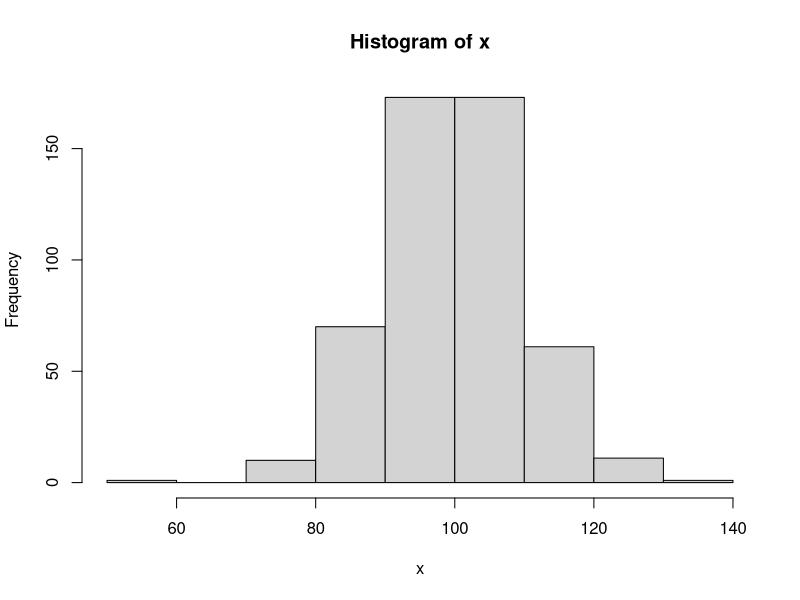
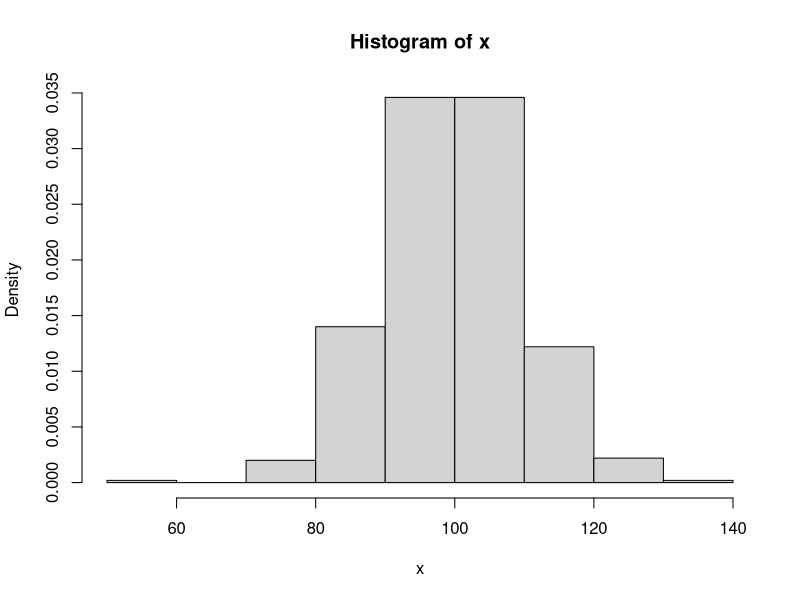
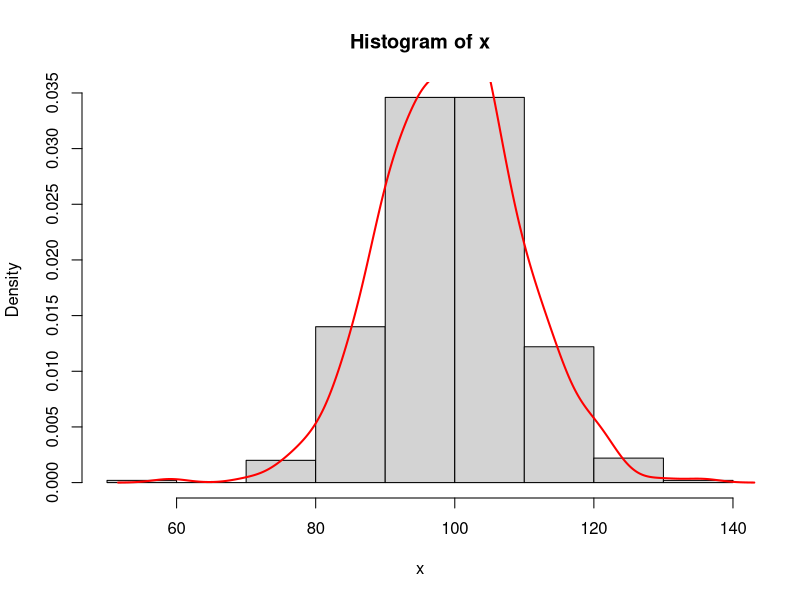
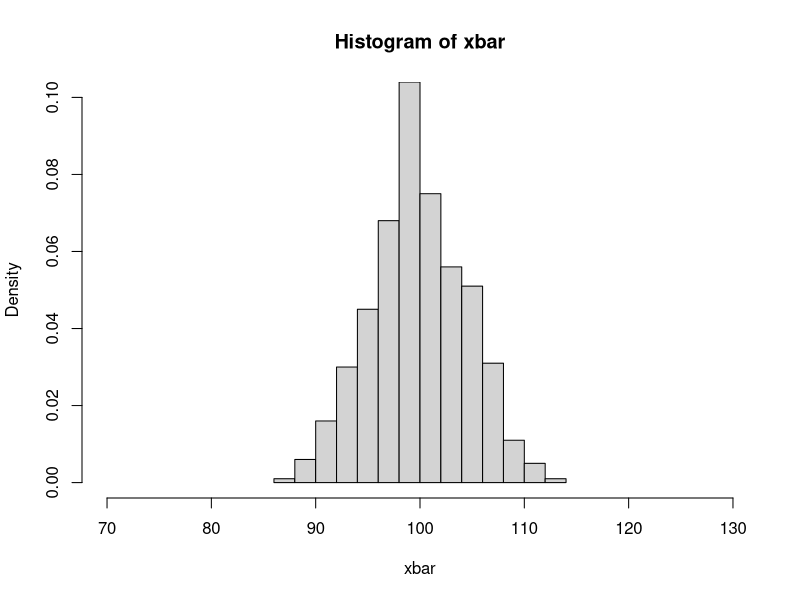
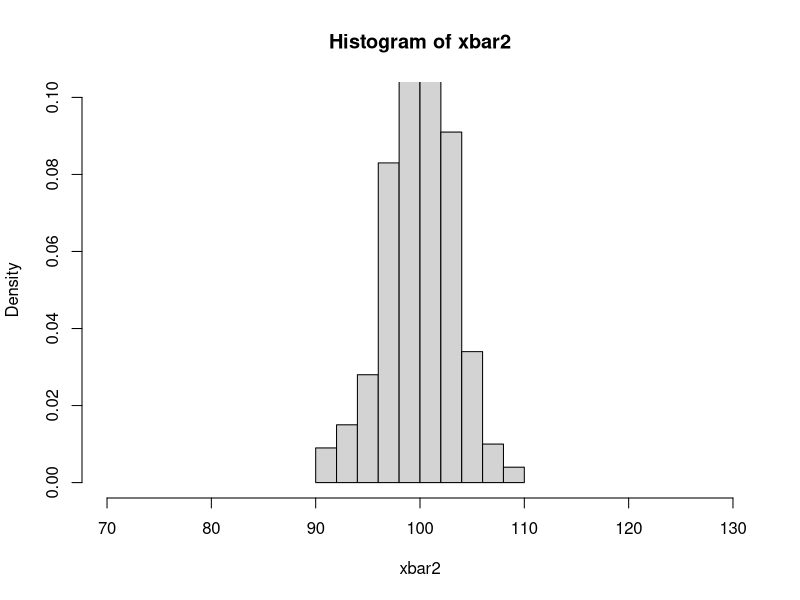
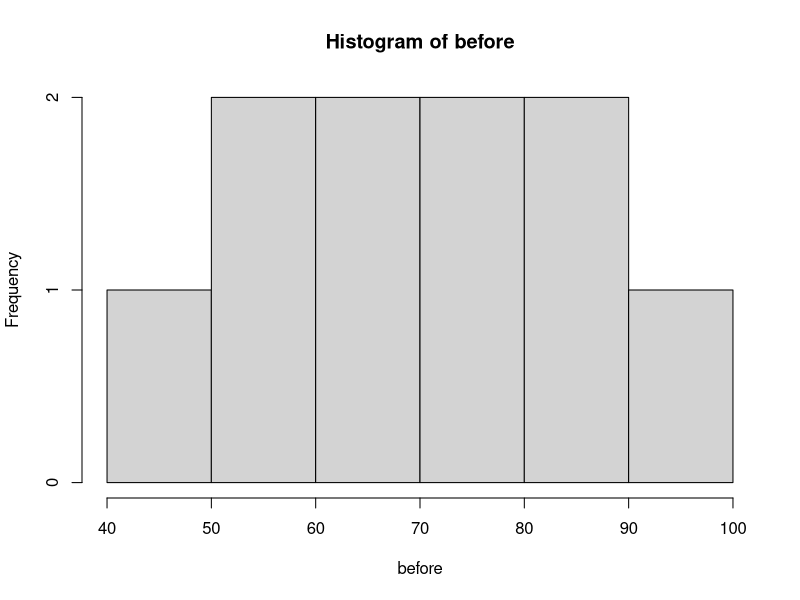
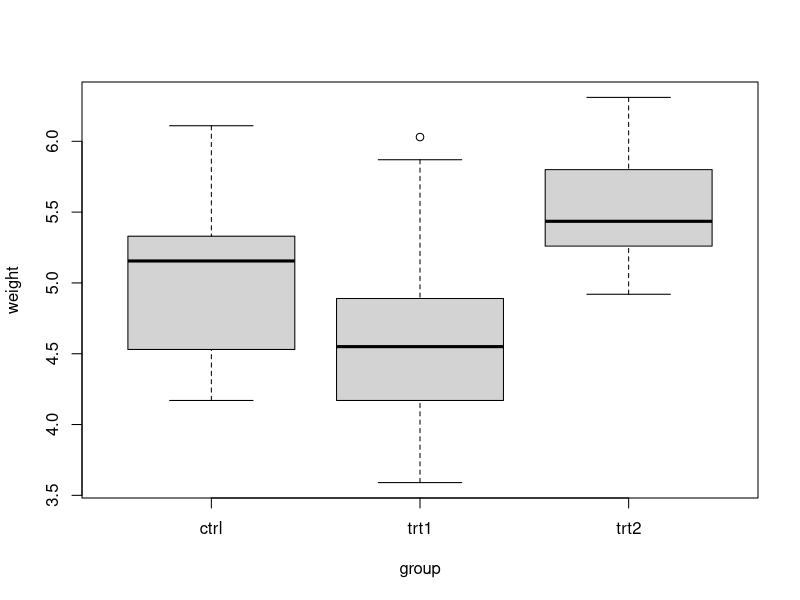

Recreate these plots in R, in order.
#statistical concepts (Measures of centrality, Central limit theorem, Confidence intervals, Hypothesis testing, ANOVA, Correlation, Covariance)


#CLT-----
#The CLT says that if you take many repeated samples from a population, and calculate the averages or sum of each one, the collection of those averages will be normally distributed. and it doesn't matter what the shape of the source distribution is!
#https://www.r-bloggers.com/sampling-distributions-and-central-limit-theorem-in-r/
#1-If you draw samples from a normal distribution, then the distribution of sample means is also normal.2-#1-The mean of the distribution of sample means is identical to the mean of the "parent population," the population from which the samples are drawn.3-The higher the sample size that is drawn, the "narrower" will be the spread of the distribution of sample means.
#http://msenux2.redwoods.edu/MathDept/R/CentralLimit.php

x=rnorm(500,mean=100,sd=10)
#every time u take new sample you will get similar plots
hist(x)
hist(x, prob=T)  #
hist(x, freq=F)  #same
lines(density(x), col='red', lwd=2)

#drawing samples from above distribution
#Each time we draw a sample of size n = 5 from the normal distribution having mean ?? = 100 and standard deviation ?? = 10, we need someplace to store the mean of the sample. Because we intend to collect the means of 500 samples, we initialize a vector xbar to initially contain 500 zeros
(xbar=rep(0,500))
mu=100; sigma=10 ; n=5

mean(rnorm(n,mean=mu,sd=sigma))  #put this in a loop
for (i in 1:500) { xbar[i]=mean(rnorm(n,mean=mu,sd=sigma)) }
xbar
hist(xbar,prob=TRUE,breaks=12,xlim=c(70,130),ylim=c(0,0.1))
mean(xbar)
#distribution of 500 sample means, each of which was found by selecting n = 5 numbers from the normal distribution with mean ?? = 100 and standard deviation ?? = 10, then computing their mean (average)
#increasing the sample size
(xbar2=rep(0,500)) ; n=10
for (i in 1:500) { xbar2[i]=mean(rnorm(n,mean=mu,sd=sigma)) }
hist(xbar2,prob=TRUE,breaks=12,xlim=c(70,130),ylim=c(0,0.1))
mean(xbar2)

#Key Idea: When we select samples from a normal distribution, then the distribution of sample means is also "normal" in shape.
#Key Idea: The mean of the distribution of sample means appears to be the same as the mean of the "parent population" from which we selected our samples.


#Confidence Interval -----
#In statistics, a confidence interval (CI) is a type of interval estimate, computed from the statistics of the observed data, that might contain the true value of an unknown population parameter.
#Point_Estimate +/- Confidence_Level * ((MarginOfError)/Sqrt(N))

#test before and after training
before = c(65, 78, 88, 55, 48, 95, 66, 57, 79, 81)
mean(before); length(before)# t-test becoz sample size < 30

after1=c(64, 52, 68, 75, 82, 66, 95, 83, 67, 76)

#1 sample t-test : assume mean= 82
#Ho: mean=82, Ha: mean!=82 : two tail test
t.test(x=before, y=NULL, mu=82, alternative = 'two.sided', conf.level = 0.95, paired=F)
hist(before)
qt(.975,df=9)  #if calc |tvalue| < table-t-value : Accept Ho 
?t.test
t.test(x=before, y=after1, mu=0, alternative = 'two.sided', conf.level = 0.95, paired=F)
#pvalue calc > 0.05: Accept Ho: No difference in means

#Conf Interval in LM
fit = lm(weight ~ height , data =women)
ndata = data.frame(height=c(55.5, 65.5))
predict(fit, newdata = ndata, interval = 'confidence')
confint(fit) # for coefficients 

#Hypothesis Testing----
#see my repository
#(https://github.com/dupadhyaya/rstatistics)

#ANOVA------
PlantGrowth
#weight of plants obtained under a control and two different treatment conditions
#http://www.sthda.com/english/wiki/one-way-anova-test-in-r
boxplot(weight ~ group, data=PlantGrowth)
res.aov <- aov(weight ~ group, data = PlantGrowth)
# Summary of the analysis
summary(res.aov)
#As the p-value is less than the significance level 0.05, we can conclude that there are significant differences between the groups highlighted with "*" in the model summary.
# to determine if the mean difference between specific pairs of group are statistically significant.
TukeyHSD(res.aov)
#It can be seen from the output, that only the difference between trt2 and trt1 is significant with an adjusted p-value of 0.012.

#Correlation/ Covariance-----
cov(women$height, women$weight)
cor(women$height, women$weight)